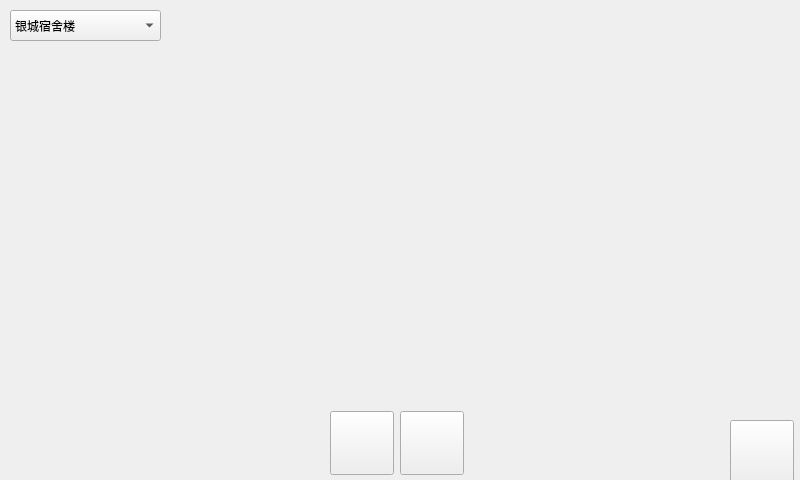
<?xml version="1.0" encoding="UTF-8"?>
<ui version="4.0">
 <class>Map</class>
 <widget class="QMainWindow" name="Map">
  <property name="geometry">
   <rect>
    <x>0</x>
    <y>0</y>
    <width>800</width>
    <height>480</height>
   </rect>
  </property>
  <property name="windowTitle">
   <string>MainWindow</string>
  </property>
  <widget class="QWidget" name="centralwidget">
   <widget class="QPushButton" name="pushButton">
    <property name="geometry">
     <rect>
      <x>730</x>
      <y>420</y>
      <width>64</width>
      <height>64</height>
     </rect>
    </property>
    <property name="styleSheet">
     <string notr="true">border-image: url(:/img/back.png);</string>
    </property>
    <property name="text">
     <string/>
    </property>
   </widget>
   <widget class="QComboBox" name="comboBox">
    <property name="geometry">
     <rect>
      <x>10</x>
      <y>10</y>
      <width>151</width>
      <height>31</height>
     </rect>
    </property>
    <item>
     <property name="text">
      <string>银城宿舍楼</string>
     </property>
    </item>
    <item>
     <property name="text">
      <string>拉萨</string>
     </property>
    </item>
    <item>
     <property name="text">
      <string>井冈山</string>
     </property>
    </item>
    <item>
     <property name="text">
      <string>百度大厦</string>
     </property>
    </item>
    <item>
     <property name="text">
      <string>TCL文化产业园创意中心</string>
     </property>
    </item>
   </widget>
   <widget class="QWidget" name="">
    <property name="geometry">
     <rect>
      <x>330</x>
      <y>410</y>
      <width>135</width>
      <height>66</height>
     </rect>
    </property>
    <layout class="QHBoxLayout" name="horizontalLayout">
     <item>
      <widget class="QPushButton" name="pushButton_2">
       <property name="minimumSize">
        <size>
         <width>64</width>
         <height>64</height>
        </size>
       </property>
       <property name="maximumSize">
        <size>
         <width>64</width>
         <height>64</height>
        </size>
       </property>
       <property name="styleSheet">
        <string notr="true">border-image: url(:/img/zoom-in.png);</string>
       </property>
       <property name="text">
        <string/>
       </property>
      </widget>
     </item>
     <item>
      <widget class="QPushButton" name="pushButton_3">
       <property name="minimumSize">
        <size>
         <width>64</width>
         <height>64</height>
        </size>
       </property>
       <property name="maximumSize">
        <size>
         <width>64</width>
         <height>64</height>
        </size>
       </property>
       <property name="styleSheet">
        <string notr="true">border-image: url(:/img/zoom-out.png);</string>
       </property>
       <property name="text">
        <string/>
       </property>
      </widget>
     </item>
    </layout>
   </widget>
  </widget>
 </widget>
 <resources/>
 <connections/>
</ui>
